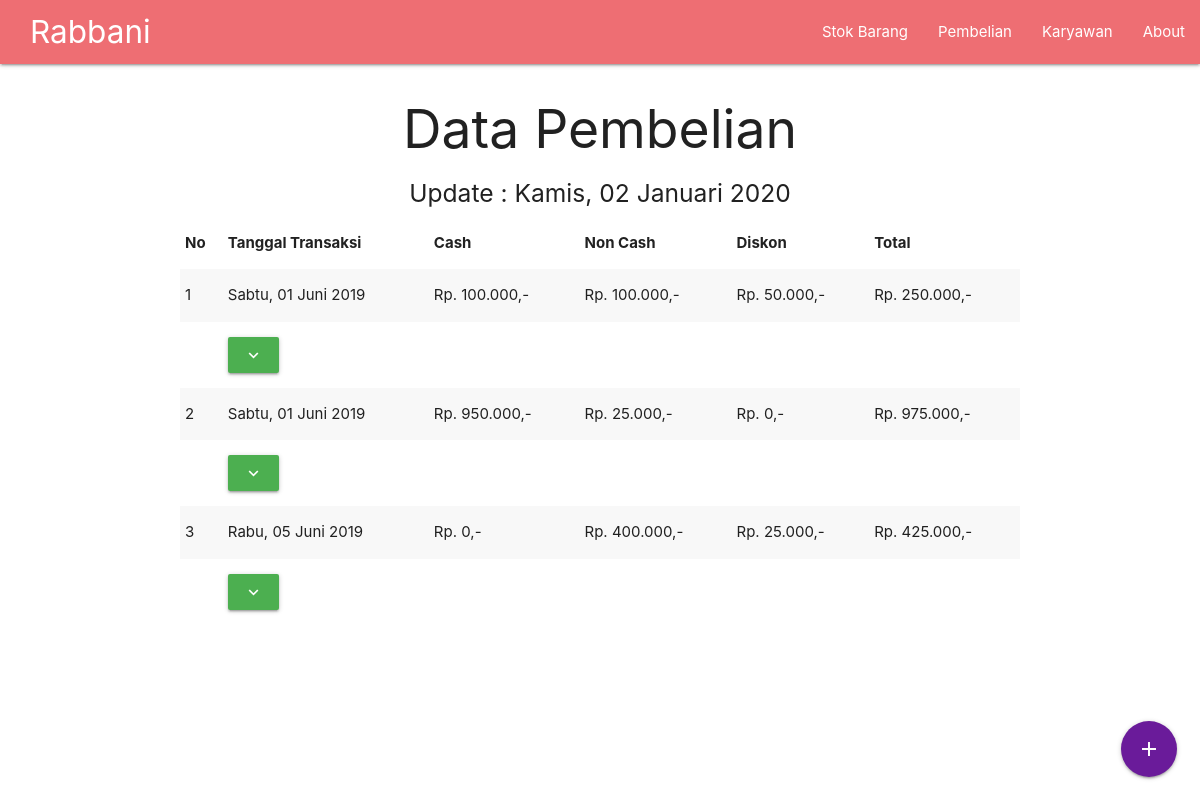
Page /rabbani/data-pembelian.php on the committed database.
### tables this page shows
CREATE TABLE `pembelian` (
  `id_pembelian` int(11) NOT NULL,
  `tgl_beli` date NOT NULL,
  `total` int(11) NOT NULL,
  `cash` int(11) NOT NULL,
  `noncash` int(11) NOT NULL,
  `diskon` int(11) NOT NULL DEFAULT '0'
);

### rabbani/components/dateFormat.php (called while the page is built)
<?php
function tanggal_indo($tanggal)
{
	$hari = array ( 1 =>    'Senin',
				'Selasa',
				'Rabu',
				'Kamis',
				'Jumat',
				'Sabtu',
				'Minggu'
			);
	$bulan = array (1 =>   'Januari',
				'Februari',
				'Maret',
				'April',
				'Mei',
				'Juni',
				'Juli',
				'Agustus',
				'September',
				'Oktober',
				'November',
				'Desember'
			);
	$split 	  = explode('-', $tanggal);
	$tgl_indo = $split[2] . ' ' . $bulan[ (int)$split[1] ] . ' ' . $split[0];
	$num = date('N', strtotime($tanggal));
	return $hari[$num] . ', ' . $tgl_indo;
}
?>

### rabbani/query/function.php (called while the page is built)
<?php
	$host = "localhost";
	$uname = "root";
	$pw = "";
	$dbName = "db_rabbani";
	$connect = mysqli_connect($host, $uname, $pw, $dbName);
function query($query)
{
	global $connect;
	$result = mysqli_query($connect, $query);
	$rows = [];
	 while ( $data = mysqli_fetch_assoc($result) ) {
	 	$rows[] = $data;
	 }
	return $rows;
}
?>

### rabbani/data-pembelian.php (the view, shortened to what this page needs)
<?php require("layouts/header.php");
	require "components/dateFormat.php";
	$transaksi = query("SELECT * FROM pembelian");
	$i = 1;
 ?>
<div class="container">
	<h2 class="center">Data Pembelian</h2>
	<h5 class="center-align">Update : <?= tanggal_indo(date('Y-m-d')) ?></h5>
	<table class="striped">
	    <thead>
	      <tr>
	          <th>No</th>
	          <th>Tanggal Transaksi</th>
	          <th>Cash</th>
	          <th>Non Cash</th>
	          <th>Diskon</th>
	          <th>Total</th>
	      </tr>
	    </thead>
	    <tbody>
			<?php
			foreach ($transaksi as $trx) :
				$id = $trx['id_pembelian'];
			?>
				<tr>
					<td><?= $i ?></td>
					<td><?= tanggal_indo($trx["tgl_beli"]) ?></td>
					<td><?= "Rp. " . number_format($trx["cash"],0,',','.') . ",-"; ?></td>
					<td><?= "Rp. " . number_format($trx["noncash"],0,',','.') . ",-"; ?></td>
					<td><?= "Rp. " . number_format($trx["diskon"],0,',','.') . ",-"; ?></td>
					<td><?= "Rp. " . number_format($trx["total"],0,',','.') . ",-"; ?></td>
				</tr>
				<tr>
					<td></td>
					<td><a class="btn green"><i class="small material-icons show_hide" data-target="<?= $id ?>">expand_more</i></a></td>
					<td colspan="4">
					</td>
				</tr>
			<?php
				$i++;
				endforeach;
			?>
		</tbody>
	</table>
</div>
<div class="fixed-action-btn">
  <a class="btn-floating btn-large  purple darken-3" href="pembelian.php">
    <i class="large material-icons">add</i>
  </a>
</div>
<?php require("layouts/footer.php") ?>

### rows in the picture
pembelian: tgl_beli "Sabtu, 01 Juni 2019", cash "100.000", noncash "100.000", diskon "50.000", total "250.000"
pembelian: tgl_beli "Sabtu, 01 Juni 2019", cash "950.000", noncash "25.000", diskon "0", total "975.000"
pembelian: tgl_beli "Rabu, 05 Juni 2019", cash "0", noncash "400.000", diskon "25.000", total "425.000"
